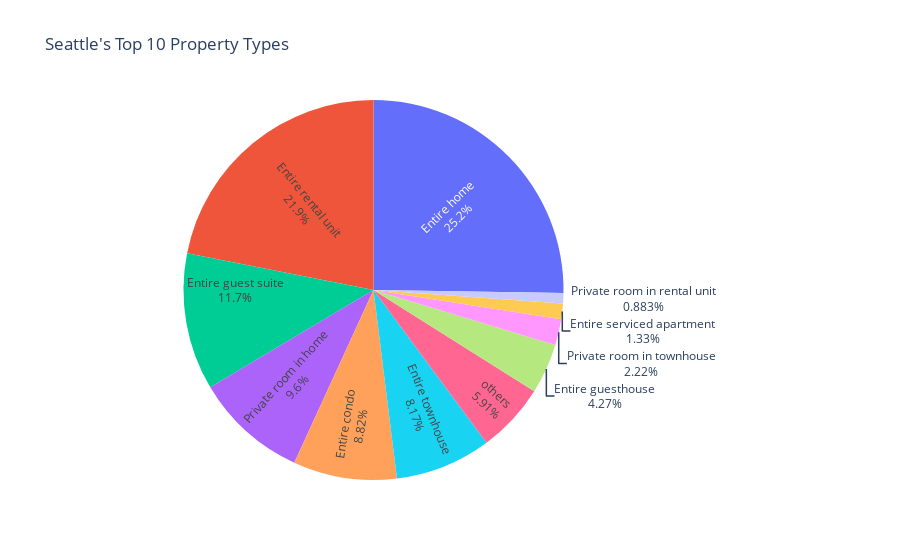

The notebook cell saved with this chart:
### Code cell
#pie plot

labels = df_seattle_pt_top_10['property_type'].to_numpy()
values =  df_seattle_pt_top_10['booked'].to_numpy()

fig = go.Figure(data=[go.Pie(labels=labels, values=values, textinfo='label+percent',
                             insidetextorientation='radial'
                            )])
fig.update(layout_title_text='Seattle\'s Top 10 Property Types',
           layout_showlegend=False)
fig.show()

### Figure 1 — Plotly figure (JSON) as saved in the notebook; plotly's stock layout.template omitted (floating-point values rounded to 4 significant figures)
{"data": [{"insidetextorientation": "radial", "labels": ["Entire home", "Entire rental unit", "Entire guest suite", "Private room in home", "Entire condo", "Entire townhouse", "Entire guesthouse", "Private room in townhouse", "Entire serviced apartment", "Private room in rental unit", "others"], "textinfo": "label+percent", "type": "pie", "values": [317650, 275509, 146632, 120796, 110914, 102737, 53659, 27938, 16736, 11111, 74370]}], "layout": {"showlegend": false, "title": {"text": "Seattle's Top 10 Property Types"}}}
